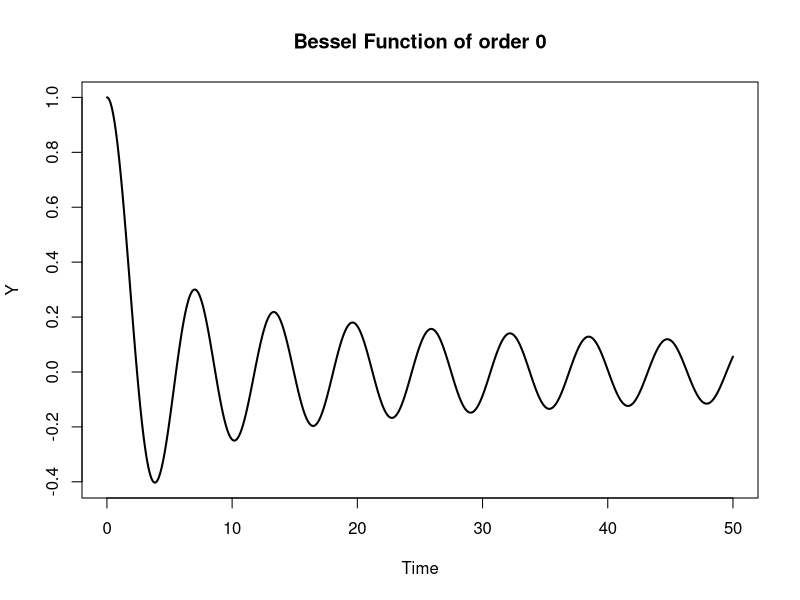

The R source for this figure:
library(deSolve) #import library deSolve
st <- c(y1 = 1, dy1 = 0) #J(0) = 1 and J'(0) = 0 (Bessel order 0)
BesselFunction <- function(t,y,p){ #(t^2)y'' + ty' + (t^2 + k^2)y = 0, k = 0
  dy1 <- y[2] #dy = y2
  dy2 <- -((t^2)*y[1]+(t*y[2]))/(t^2) #Isolate y2'
  list(c(dy1,dy2))
}
times <- seq(from = 0.01, to = 50, by = 0.01)
out <- ode(y = st, func = BesselFunction, times = times)

#Plot the function.
plot(times, out[,"y1"], type = "l", xlab = "Time", ylab = "Y", lwd = 2,
     main = "Bessel Function of order 0")

#To view the first 10 iterations:
head(out, n = 10)
#To view the last 10 iterations:
tail(out, n = 10)
